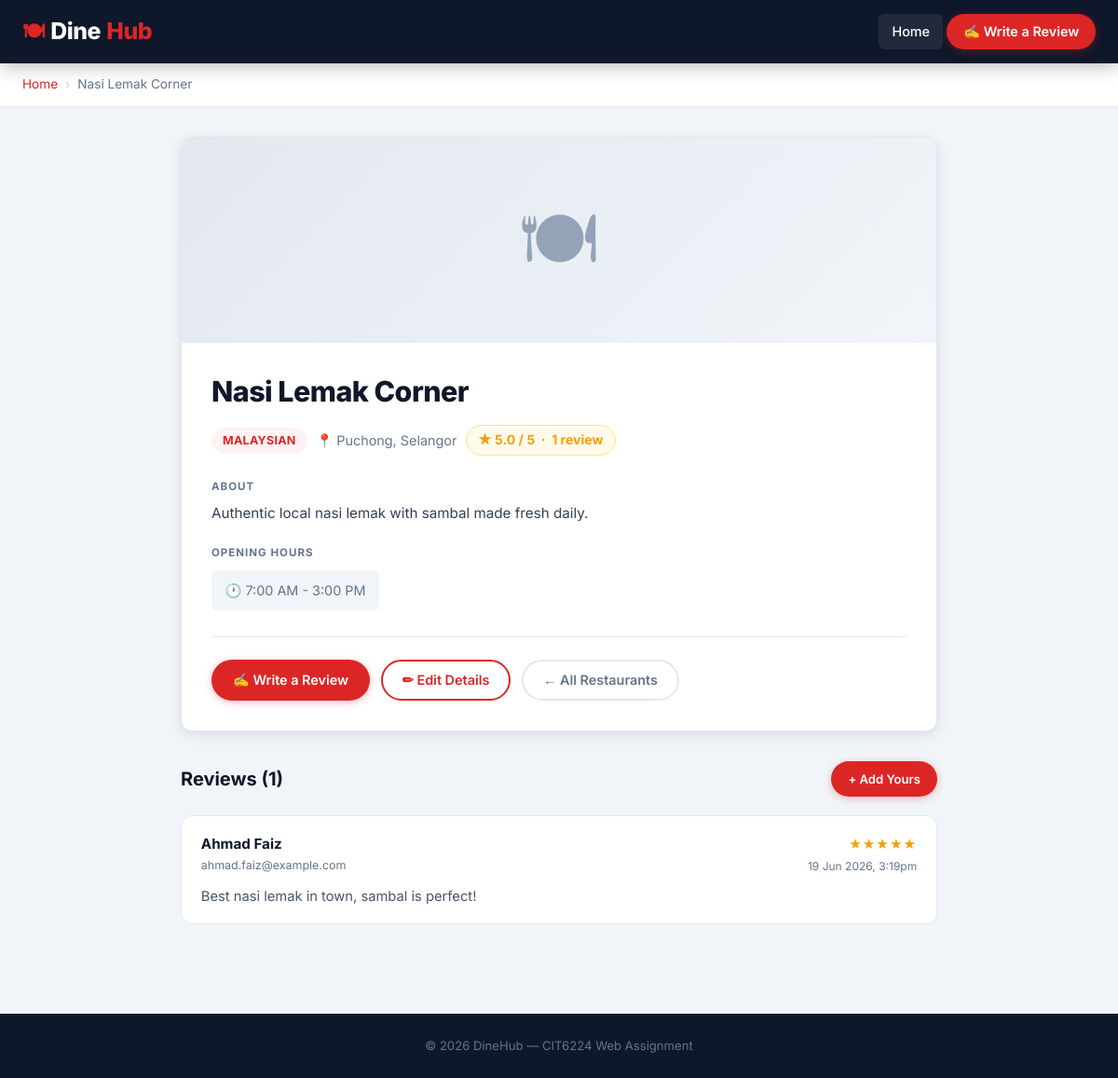
Screenshot of /restaurant.php?id=1 with the database file from the repository.
### tables this page shows
CREATE TABLE IF NOT EXISTS restaurants (
    id INT AUTO_INCREMENT PRIMARY KEY,
    name VARCHAR(100) NOT NULL,
    cuisine_type VARCHAR(50) NOT NULL,
    location VARCHAR(150) NOT NULL,
    description TEXT,
    opening_hours VARCHAR(100),
    image VARCHAR(255) DEFAULT 'default.jpg',
    created_at TIMESTAMP DEFAULT CURRENT_TIMESTAMP
);

CREATE TABLE IF NOT EXISTS reviews (
    id INT AUTO_INCREMENT PRIMARY KEY,
    restaurant_id INT NOT NULL,
    customer_name VARCHAR(100) NOT NULL,
    email VARCHAR(150) NOT NULL,
    rating TINYINT NOT NULL CHECK (rating BETWEEN 1 AND 5),
    review_text TEXT NOT NULL,
    created_at TIMESTAMP DEFAULT CURRENT_TIMESTAMP,
    FOREIGN KEY (restaurant_id) REFERENCES restaurants(id) ON DELETE CASCADE
);

### restaurant.php (the view, shortened to what this page needs)
<?php
require_once 'db.php';
$id = filter_input(INPUT_GET, 'id', FILTER_VALIDATE_INT, [
    'options' => ['min_range' => 1]
]);
$stmt = $pdo->prepare("SELECT * FROM restaurants WHERE id = :id");
$stmt->execute([':id' => $id]);
$restaurant = $stmt->fetch();
$reviewStmt = $pdo->prepare(
    "SELECT customer_name, email, rating, review_text, created_at
     FROM   reviews
     WHERE  restaurant_id = :id
     ORDER  BY created_at DESC"
);
$reviewStmt->execute([':id' => $id]);
$reviews = $reviewStmt->fetchAll();
$avgStmt = $pdo->prepare(
    "SELECT COUNT(*) AS total, ROUND(AVG(rating), 1) AS avg_rating
     FROM   reviews
     WHERE  restaurant_id = :id"
);
$avgStmt->execute([':id' => $id]);
$stats = $avgStmt->fetch();
require_once 'includes/header.php';
?>
<div class="page-header">
    <nav class="breadcrumb" aria-label="Breadcrumb">
        <a href="index.php">Home</a>
        <span class="sep">›</span>
        <span><?= htmlspecialchars($restaurant['name']) ?></span>
    </nav>
</div>
<div class="detail-container">
    <div class="detail-card">
        <?php if (!empty($restaurant['image']) && file_exists(__DIR__ . '/uploads/' . $restaurant['image'])): ?>
            <img class="detail-hero-img"
                 src="uploads/<?= htmlspecialchars($restaurant['image']) ?>"
                 alt="<?= htmlspecialchars($restaurant['name']) ?>">
        <?php else: ?>
            <div class="detail-hero-placeholder">🍽</div>
        <?php endif; ?>
        <div class="detail-body">
            <h2><?= htmlspecialchars($restaurant['name']) ?></h2>
            <div class="detail-meta">
                <span class="detail-badge"><?= htmlspecialchars($restaurant['cuisine_type']) ?></span>
                <span class="detail-location">📍 <?= htmlspecialchars($restaurant['location']) ?></span>
                <?php if ($stats['total'] > 0): ?>
                    <span class="rating-chip">
                        ★ <?= $stats['avg_rating'] ?> / 5
                        &nbsp;·&nbsp; <?= $stats['total'] ?> review<?= $stats['total'] != 1 ? 's' : '' ?>
                    </span>
                <?php else: ?>
                    <span class="rating-chip empty">No reviews yet</span>
                <?php endif; ?>
            </div>
            <?php if (!empty($restaurant['description'])): ?>
                <p class="section-label">About</p>
                <p class="detail-description">
                    <?= nl2br(htmlspecialchars($restaurant['description'])) ?>
                </p>
            <?php endif; ?>
            <?php if (!empty($restaurant['opening_hours'])): ?>
                <p class="section-label">Opening Hours</p>
                <div class="detail-hours">
                    🕐 <?= nl2br(htmlspecialchars($restaurant['opening_hours'])) ?>
                </div>
            <?php endif; ?>
            <div class="detail-actions">
                <a class="btn btn-primary"
                   href="submit-review.php?id=<?= $id ?>">✍ Write a Review</a>
                <a class="btn btn-outline"
                   href="edit-restaurant.php?id=<?= $id ?>">✏ Edit Details</a>
                <a class="btn btn-ghost" href="index.php">← All Restaurants</a>
            </div>
        </div>
    </div>
    <div class="reviews-section">
        <div class="reviews-header">
            <h3>Reviews (<?= $stats['total'] ?>)</h3>
            <a class="btn btn-primary btn-sm" href="submit-review.php?id=<?= $id ?>">
                + Add Yours
            </a>
        </div>
        <?php if (count($reviews) === 0): ?>
            <div class="no-reviews-msg">
                No reviews yet — <a href="submit-review.php?id=<?= $id ?>"
                   style="color:var(--red)">be the first to write one!</a>
            </div>
        <?php else: ?>
            <?php foreach ($reviews as $review): ?>
                <div class="review-card">
                    <div class="review-top">
                        <div class="reviewer-info">
                            <div class="reviewer-name">
                                <?= htmlspecialchars($review['customer_name']) ?>
                            </div>
                            <div class="reviewer-email">
                                <?= htmlspecialchars($review['email']) ?>
                            </div>
                        </div>
                        <div class="review-right">
                            <div class="review-stars">
                                <?= str_repeat('★', (int)$review['rating']) ?>
                            </div>
                            <div class="review-date">
                                <?= date('d M Y, g:ia', strtotime($review['created_at'])) ?>
                            </div>
                        </div>
                    </div>
                    <p class="review-text">
                        <?= nl2br(htmlspecialchars($review['review_text'])) ?>
                    </p>
                </div>
            <?php endforeach; ?>
        <?php endif; ?>
    </div>
</div>
<?php require_once 'includes/footer.php'; ?>

### rows the page displays
restaurants: name "Nasi Lemak Corner", cuisine_type "MALAYSIAN", location "Puchong, Selangor", description "Authentic local nasi lemak with sambal made fresh daily.", opening_hours "7:00 AM - 3:00 PM"
reviews: customer_name "Ahmad Faiz", email "ahmad.faiz@example.com", rating "★★★★★", created_at "19 Jun 2026, 3:19pm", review_text "Best nasi lemak in town, sambal is perfect!"

### other values shown
$stats['avg_rating'] "5.0"
$stats['total'] "1"
